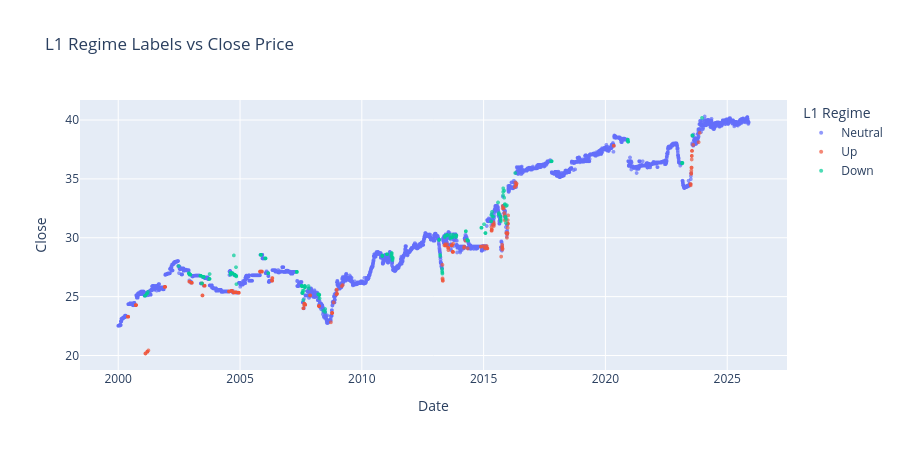

The code cell stored with this chart in its notebook:
### Code cell
# %%
# =====  L1 label generation, saving & diagnostics + Plotly views =====

df_l1, sigma_train_L1, theta_L1 = generate_L1_labels(
    df,
    train_start=V1_TRAIN_START,
    train_end=V1_TRAIN_END,
    k=L1_K_DEFAULT,
    lambda_=L1_LAMBDA_DEFAULT,
    label_col="y_L1",
    future_return_col="R_t_to_tk",
)

# Save compact L1 label file for later modules
l1_out_path = DATA_DERIVED / "mru_usd_labels_L1_k5_l075.csv"
cols_l1_save = ["date", "close", "log_return", "R_t_to_tk", "y_L1"]
df_l1[cols_l1_save].to_csv(l1_out_path, index=False)
print(f"\nSaved L1 labels to: {l1_out_path}")

# Label distribution by V1 segments + eras
segments_for_labels = {
    "V1_train": (V1_TRAIN_START, V1_TRAIN_END),
    "V1_val":   (V1_VAL_START, V1_VAL_END),
    "V1_test":  (V1_TEST_START, V1_TEST_END),
}
segments_for_labels.update(ERA_SEGMENTS)

l1_label_summary = summarize_label_distribution(df_l1, "y_L1", segments_for_labels)

# Run-length diagnostics for L1 on V1-train
l1_runs_v1_train = compute_run_lengths(
    df_l1,
    label_col="y_L1",
    segment_name="V1_train",
    start=V1_TRAIN_START,
    end=V1_TRAIN_END,
)

# --- Plotly: L1 labels over time (color-coded) ---
df_l1_plot = df_l1.dropna(subset=["y_L1"]).copy()
df_l1_plot["y_L1_str"] = df_l1_plot["y_L1"].map({-1: "Down", 0: "Neutral", 1: "Up"})

fig_l1 = px.scatter(
    df_l1_plot,
    x="date",
    y="close",
    color="y_L1_str",
    title="L1 Regime Labels vs Close Price",
    labels={"date": "Date", "close": "Close", "y_L1_str": "L1 Regime"},
    opacity=0.7,
)
fig_l1.update_traces(marker=dict(size=4))
fig_l1.update_layout(height=450)
fig_l1.show()

### Figure 1 — Plotly figure (JSON) as saved in the notebook; plotly's stock layout.template omitted (floating-point values rounded to 4 significant figures; data arrays with more than 128 entries replaced by an {"elided": "..."} marker saying what was removed)
{"data": [{"hovertemplate": "L1 Regime=Neutral<br>Date=%{x}<br>Close=%{y}<extra></extra>", "legendgroup": "Neutral", "marker": {"color": "#636efa", "opacity": 0.7, "size": 4, "symbol": "circle"}, "mode": "markers", "name": "Neutral", "showlegend": true, "type": "scattergl", "x": {"elided": "6344 str values"}, "xaxis": "x", "y": {"elided": "6344 float values"}, "yaxis": "y"}, {"hovertemplate": "L1 Regime=Up<br>Date=%{x}<br>Close=%{y}<extra></extra>", "legendgroup": "Up", "marker": {"color": "#EF553B", "opacity": 0.7, "size": 4, "symbol": "circle"}, "mode": "markers", "name": "Up", "showlegend": true, "type": "scattergl", "x": {"elided": "204 str values"}, "xaxis": "x", "y": {"elided": "204 float values"}, "yaxis": "y"}, {"hovertemplate": "L1 Regime=Down<br>Date=%{x}<br>Close=%{y}<extra></extra>", "legendgroup": "Down", "marker": {"color": "#00cc96", "opacity": 0.7, "size": 4, "symbol": "circle"}, "mode": "markers", "name": "Down", "showlegend": true, "type": "scattergl", "x": {"elided": "199 str values"}, "xaxis": "x", "y": {"elided": "199 float values"}, "yaxis": "y"}], "layout": {"height": 450, "legend": {"title": {"text": "L1 Regime"}, "tracegroupgap": 0}, "title": {"text": "L1 Regime Labels vs Close Price"}, "xaxis": {"anchor": "y", "domain": [0, 1], "title": {"text": "Date"}}, "yaxis": {"anchor": "x", "domain": [0, 1], "title": {"text": "Close"}}}}
